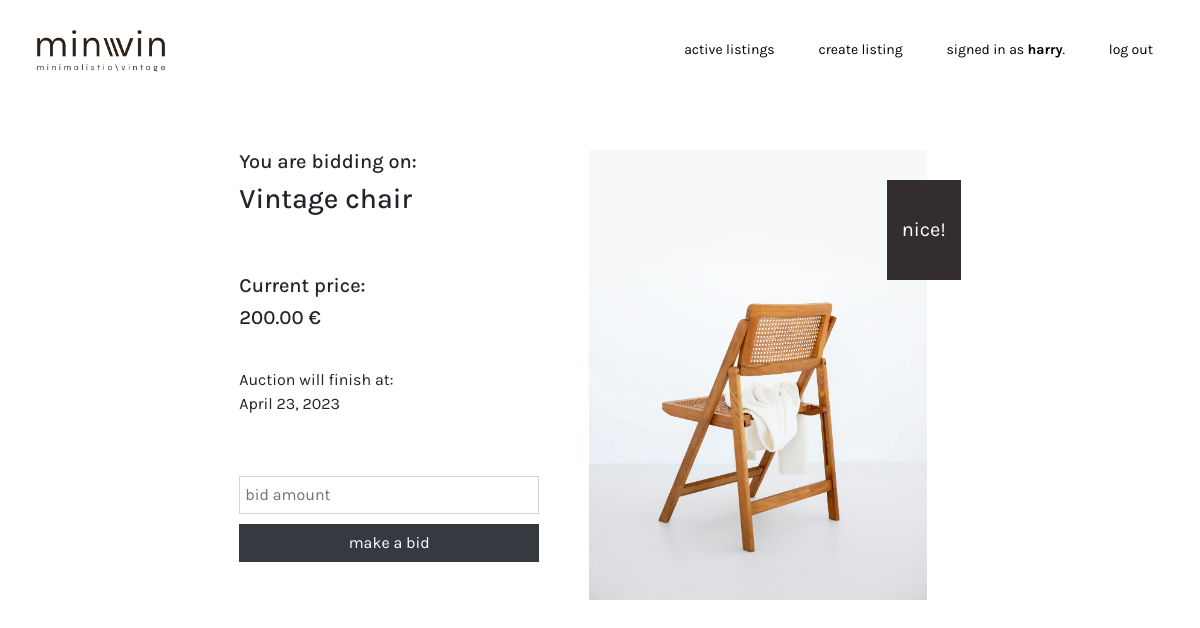
/bid/1 (signed in), run on the app's committed database.
### auctions/models.py (models this page shows, shortened)
class User(AbstractUser):
    id           = models.AutoField(primary_key=True)
    watchlist    = models.ManyToManyField('auctions.Listing', related_name='watchlist', blank=True)
    profile_photo = models.ImageField(
        upload_to='user_profiles',
        height_field=None,
        width_field=None,
        default='auctions/static/User01.png'
        )

class Listing(models.Model):
    categories=[
        ("CH","chairs"),
        ("CA","cabinets"),
        ("SO","sofas"),
        ("TA","tables"),
        ("DE","decor"),
        ("OT","others")
    ]
    id          = models.AutoField(primary_key=True)
    title       = models.CharField(max_length=64)
    description = models.CharField(max_length=280)
    price       = models.DecimalField(max_digits=7, decimal_places=2)
    category    = models.CharField(max_length=10, choices=categories, default="others")
    status      = models.BooleanField(default="True")
    photo       = models.ImageField(
        upload_to='images_uploaded',
        height_field=None,
        width_field=None,
        default='auctions/static/images/01.jpg'
        )
    owner       = models.ForeignKey(User, on_delete=models.CASCADE, related_name='owner', null=True)
    date        = models.DateField(default=(2023-10-20))
    bidder      = models.CharField(max_length=64, default="no one has made a bit yet.")

### auctions/views.py (the view, shortened to what this page needs)
# urls.py: path("bid/<int:listing_id>", views.bid, name="bid"),
def bid(request, listing_id):
    listing=Listing.objects.get(id=listing_id)
    if request.method == "GET":
        return render(request, "auctions/bid.html",{
            "listing": listing
            })

### auctions/templates/auctions/bid.html (shortened to what this page needs)
{% extends "auctions/layout.html" %}
{% block body %}
    <div class="d-flex justify-content-center" style="margin-top: 50px">
        <div class="d-flex flex-column align-items-left" style="margin-right: 50px">
                <div style="margin-bottom: 50px">
                    <h5>You are bidding on: </h5>
                    <h3>{{listing.title}}</h3>
                </div>
                <div>
                    <h5>Current price:</h5>
                    <h5>{{listing.price}} €</h5>
                </div>
                <div style="margin-top: 30px">
                    Auction will finish at:<br>
                    {{listing.date}}
                </div>
                <div style="margin-top: 60px">
                    {% if listing.status %}
                    <form action="{% url 'bid' listing_id=listing.id %}" method="post">
                        <div class="form-group" style="width: 300px;">
                            <input class="form-control" type="number" name="bid_amount" placeholder="bid amount">
                            <input class="btn btn-dark" type="submit" value="make a bid" style="width: 300px;">
                        </div>
                    </form>
                    {% else %}
                    sold
                    {% endif %}
                </div>
        </div>
        <img src="{{ listing.photo.url }}" alt="Listing photo" width="375" height="450">
        <div class="container" style="height:100px; width:100px; background-color: #332D2D; vertical-align: middle; margin-left: -40px; margin-top: 30px;">
            <p style="color: white; text-align:center; font-size: 20px; margin-top: 35px;">nice!</p>
        </div>
    </div>
{% endblock %}

### auctions/templates/auctions/layout.html (shortened to what this page needs)
{% load static %}
<!DOCTYPE html>
<html lang="en">
    <head>
        <link rel="stylesheet" href="https://stackpath.bootstrapcdn.com/bootstrap/4.4.1/css/bootstrap.min.css">
        <link href="{% static 'auctions/styles.css' %}" rel="stylesheet">
        <link href="{% static 'fontawesomefree/css/fontawesome.css' %}" rel="stylesheet" type="text/css">
         {% load static %}
    </head>
    <body>
        <ul class="navbar fixed-top bg-body-tertiary" padding="1 px" style="background-color: #ffffff">
            <div class="container-fluid" style="background-color: #ffffff">
                <a class="navbar-brand" href="{% url 'index' %}">
                <img src="{% static 'minvin_logo_big.png' %}" alt="Logo" width="140" height="70" class="d-inline-block align-text-top">
                </a>
                <div class="align-items-end">
                    <li class="list-inline-item">
                        <a class="nav-link" href="{% url 'index' %}">active listings</a>
                    </li>
                    {% if user.is_authenticated %}
                        <li class="list-inline-item">
                            <a class="nav-link" href="{% url 'create' %}">create listing</a>
                        </li>
                        <li class="list-inline-item">
                            <a class="nav-link" href="{% url 'profile' user_id=user.id %}">
                                signed in as <strong>{{ user.username }}</strong>.
                            </a>
                        </li>
                        <li class="list-inline-item">
                            <a class="nav-link" href="{% url 'logout' %}">log out</a>
                        </li>
                    {% endif %}
                </div>
            </ul>
        {% block body %}
        {% endblock %}
    </body>
</html>

### auctions/static/auctions/styles.css (style rules this page uses)
body { font-family: "Karla", "Arial", sans-serif; background-color: white; align-items: center; justify-content: center; padding-top: 100px; padding-bottom: 50px; padding-right: 300px; padding-left: 300px; }
.form-control { margin-bottom: 10px; border-radius: 0rem; padding: 5px; }
.nav-link { color: black; font-size: 14px; }
.navbar-brand { color: black; font-weight: bold; }
.btn-dark { border-radius: 0rem; }

### data on the page
User: username "harry"
Listing: title "Vintage chair", price "200.00", date "April 23, 2023", photo (picture)
